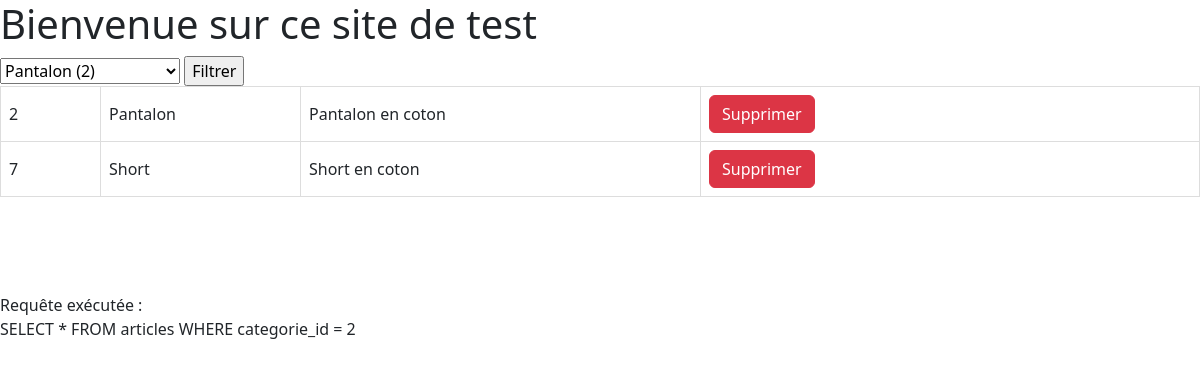
Screenshot of /articles.php?categorie=2 with the database file from the repository.
### tables this page shows
CREATE TABLE articles (
    id int(11) PRIMARY KEY NOT NULL AUTO_INCREMENT,
    categorie_id int(11) NOT NULL,
    nom VARCHAR(70) NOT NULL,
    description TEXT NOT NULL,
    prix DECIMAL(10,2) NOT NULL,
    image VARCHAR(255) NOT NULL
);

### articles.php (the view, shortened to what this page needs)
<?php
require_once('db.php');
?>
<!DOCTYPE html>
<html lang="fr">
<head>
    <link rel='stylesheet' href='https://cdn.jsdelivr.net/npm/bootstrap@5.3.2/dist/css/bootstrap.min.css' />
    <link rel='stylesheet' href='style.css' />
</head>
<body>
    <h1>Bienvenue sur ce site de test</h1>
    <form action="" method="GET">
        <select name="categorie" id="categorie">
            <?php
            $sql = "SELECT * FROM categories ORDER BY id ASC";
            $stmt = $db->prepare($sql);
            $stmt->execute();
            foreach ($stmt as $row) {
                echo '<option ' . (isset($_GET["categorie"]) ? ($_GET["categorie"] == $row['id'] ? 'selected' : '') : '') . ' value=' . $row['id'] . '>' . $row['nom'] . ' (' . $row['id'] . ')</option>';
            }
            ?>
        </select>
        <input type="submit" value="Filtrer">
    </form>
    <table>
        <?php
        if (isset($_GET['categorie'])) {
            $categorie = $_GET['categorie'];
            if ($categorie == 0) {
                $sql = 'SELECT * FROM articles';
            } else {
                $sql = 'SELECT * FROM articles WHERE categorie_id = ' . $categorie;
            }
        } else {
            $sql = 'SELECT * FROM articles';
        }
        $stmt = $db->prepare($sql);
        $stmt->execute();
        if ($stmt->rowCount() > 0) {
            foreach ($stmt as $row) {
                echo '<tr><td style="width: 100px;">' . $row['id'] . '</td><td style="width: 200px;">' . $row['nom'] . '</td><td style="width: 400px;">' . $row['description'] . '</td><td><a name="del"  class="btn btn-danger" href="delete.php?id=' . $row['id'] . '">Supprimer</td></tr>';
            }
        }
        ?>
    </table>
    <?php if (isset($stmt) && $stmt) {
        echo '<br><br><br><br>Requête exécutée : <br>';
        echo ($stmt->queryString);
    }
    ?>
</body>
</html>

### style.css (style rules this page uses)
table { border-collapse: collapse; width: 100%; }
td, th { border: 1px solid #ddd; padding: 8px; }

### rows the page displays
articles: id "2", nom "Pantalon", description "Pantalon en coton"
articles: id "7", nom "Short", description "Short en coton"

### other values shown
$stmt->queryString "SELECT * FROM articles WHERE categorie_id = 2"
form field categorie "Pantalon (2)"
